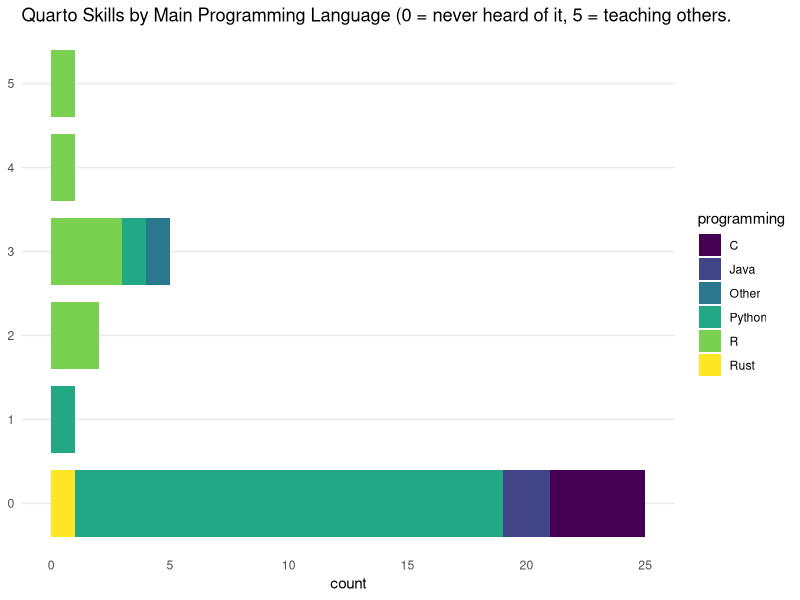
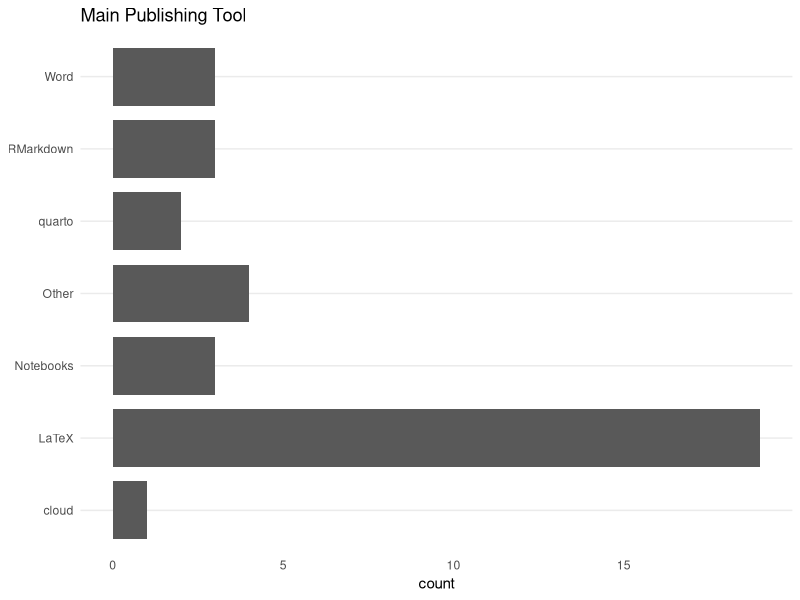

Here is the R script that generated these plots, in order:
## ---- chunk 1
library(readr)
library(ggplot2)
library(dplyr)
library(viridis)


res <- read_csv2("survey.csv")
res |>
  select(id, quarto, programming) |>
  ggplot(aes(x = as.factor(quarto),
         fill = programming)) +
  geom_bar(stat = "count", width = .8) +
  theme_minimal() +
  theme(panel.grid.major.x = element_blank(),
        panel.grid.minor.x = element_blank(),
        axis.title.y = element_blank()) +
  ggtitle("Quarto Skills by Main Programming Language (0 = never heard of it, 5 = teaching others.") +
  coord_flip() +
  scale_fill_viridis(discrete = TRUE)

## ---- chunk 2
res |>
  select(id,publishing) |>
  ggplot(aes(x = publishing)) +
  geom_bar(stat = "count", width = .8) +
  theme_minimal() +
  theme(panel.grid.major.x = element_blank(),
        panel.grid.minor.x = element_blank(),
        axis.title.y = element_blank()) +
  ggtitle("Main Publishing Tool") +
  coord_flip() +
  scale_fill_viridis(discrete = TRUE)


